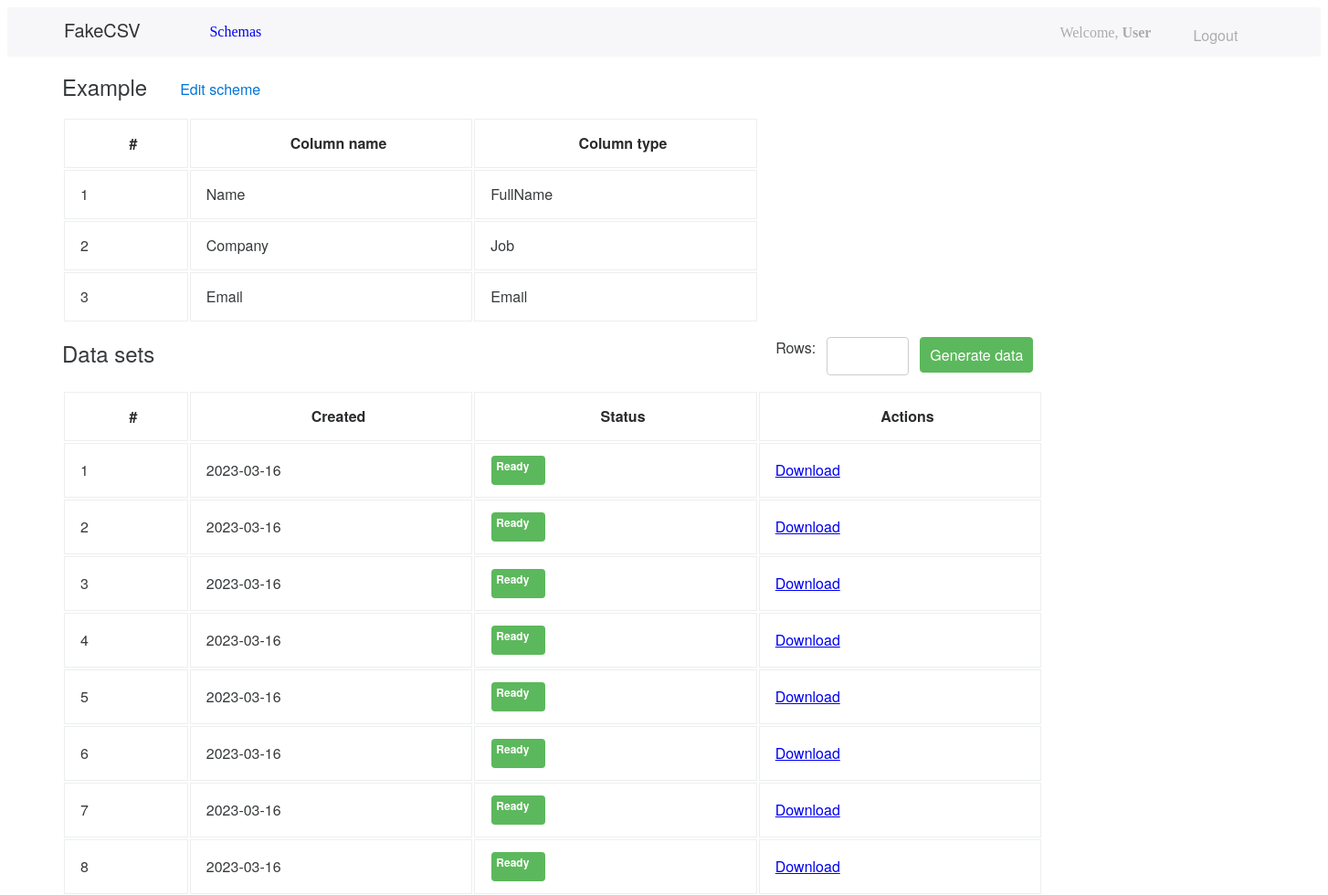
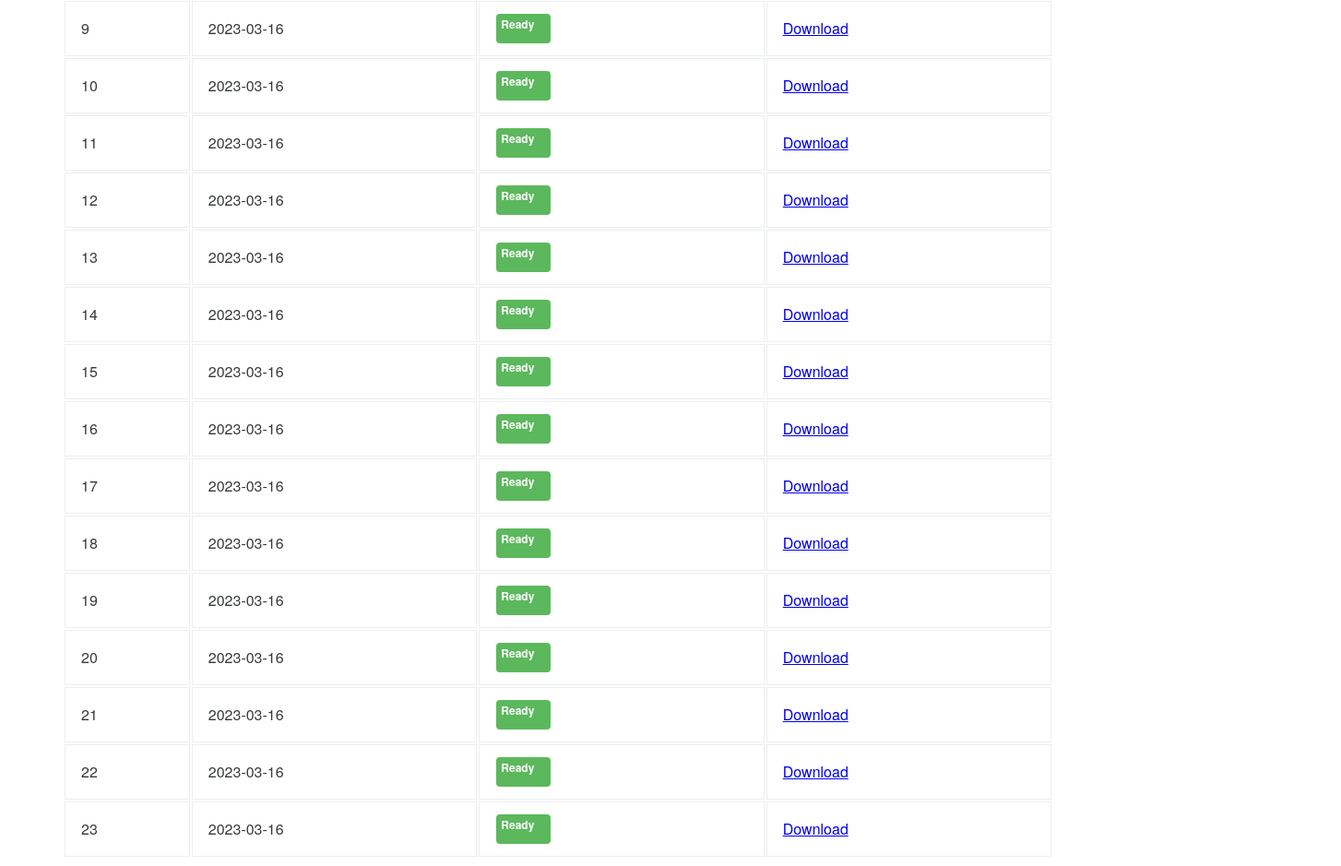
/1/dataset/ (signed in), run on an earlier commit of the app's database (2 pictures, top to bottom).
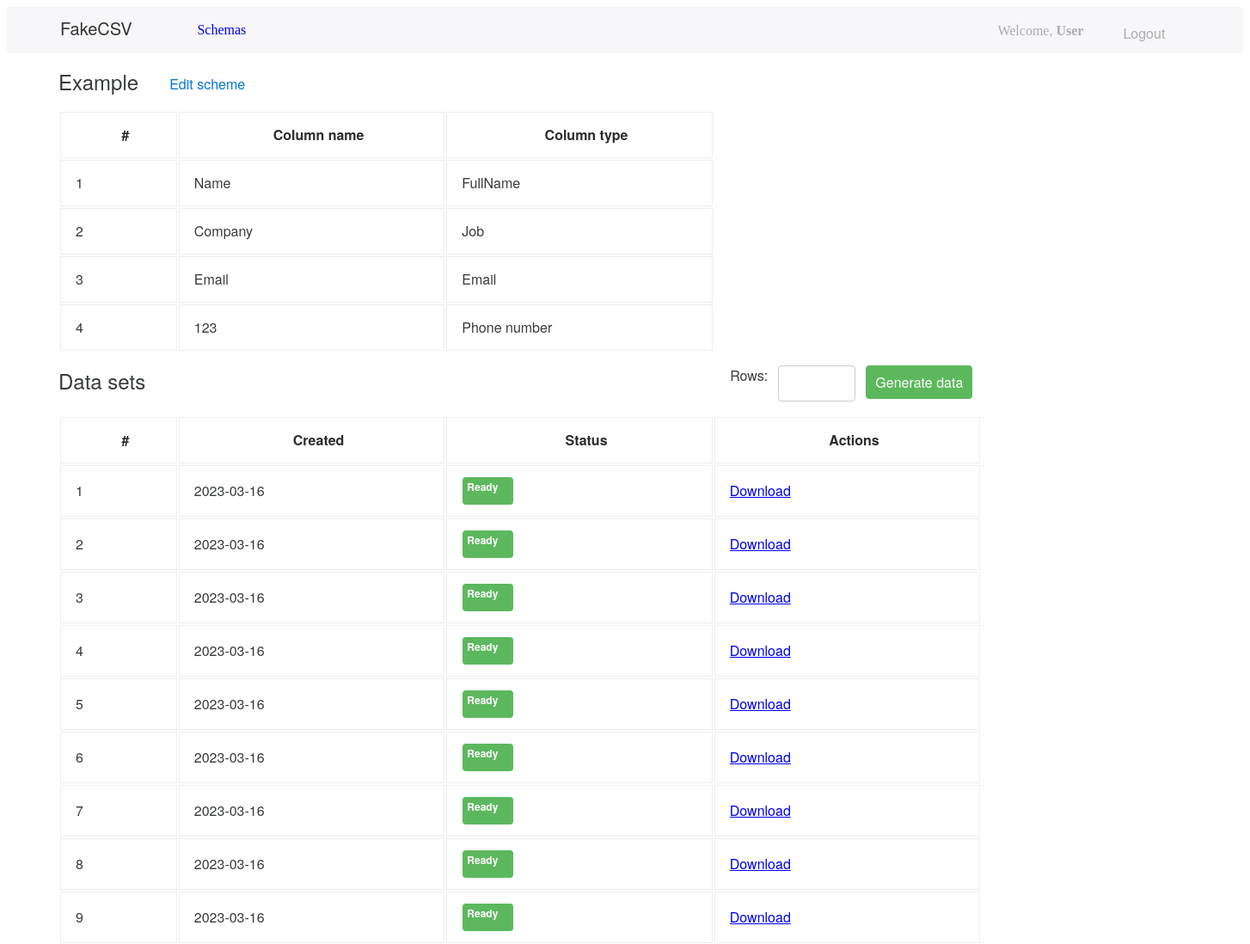
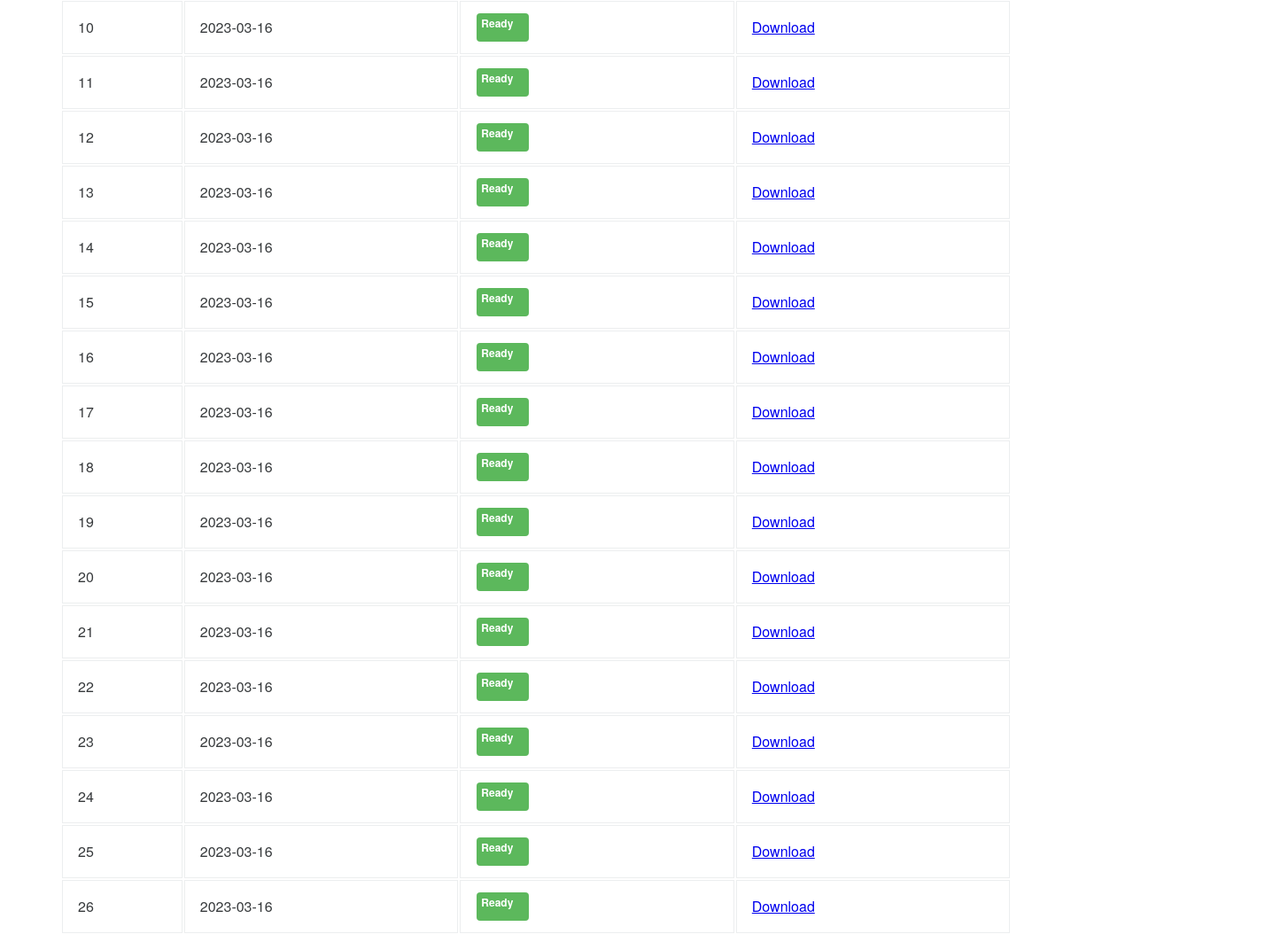
And on a later commit of the database (2 pictures, top to bottom).
### app/models.py (models this page shows, shortened)
class SchemaColumn(models.Model):
    column_id = models.AutoField(primary_key=True)
    column_name = models.TextField(max_length=128, verbose_name="Column name")
    column_type = models.ForeignKey(TypeOfData, on_delete=models.DO_NOTHING, verbose_name="Type",
                                    related_name="column_type")
    column_specific = models.TextField(max_length=64, null=True, blank=True)
    column_order = models.IntegerField(verbose_name="Order")
    class Meta:
        ordering = ["column_order"]

class TypeOfData(models.Model):
    type_id = models.AutoField(primary_key=True)
    type_name = models.TextField(max_length=64, verbose_name="Type", unique=True)
    type_specific = models.IntegerField(choices=SPECIFICATOR, default=None, null=True, blank=True)
    def __str__(self):
        return f"{self.type_name}"

class CSVDataSet(models.Model):
    csv_dataset_id = models.AutoField(primary_key=True)
    csv_dataset_created_at = models.DateField(verbose_name="Created at", auto_now=True)
    csv_dataset_status = models.IntegerField(choices=STATUS)
    csv_dataset_file = models.FileField(blank=True, null=True)

### app/views.py (the view, shortened to what this page needs)
# urls.py: re_path(r"^(?P<dataset_id>\d+)/dataset/$", views.dataset, name="dataset"),
@login_required(login_url="/login/")
@csrf_exempt
def dataset(request, dataset_id):
    current_dataset = DataSet.get_by_id(dataset_id)
    columns = current_dataset.dataset_schema.schema_columns.all()
    csv_datasets = current_dataset.dataset_csv.all()
    context = {
        "dataset": current_dataset,
        "columns": columns,
        "csv_datasets": csv_datasets,
    }
    return render(request, "dataset.html", context)

### app/models.py (called while the page is built)
    @staticmethod
    def get_by_id(dataset_id):
        return DataSet.objects.filter(dataset_id=dataset_id).first()

### template/dataset.html (shortened to what this page needs)
{% extends "base.html" %}
{% block content %}
<div class="content_add">
    <div class="content__dataset-label-block">
        <h2 class="content__dataset-label"> {{dataset.dataset_schema.schema_name}} </h2>
        <a class="content__dataset-label-link" href="{% url 'edit' schema_id=dataset.dataset_schema.schema_id %}">Edit scheme</a>
    </div>
    <table>
        <tr>
            <th class="content__th-number">#</th>
            <th class="content__th-title">Column name</th>
            <th class="content__th-action">Column type</th>
        </tr>
        {% for column in columns %}
            <tr>
                <td class="content__td-number">{{ forloop.counter }}</td>
                <td class="content__td-title">{{ column.column_name}}</td>
                <td class="content__td-action">{{ column.column_type }}</td>
            </tr>
        {% endfor %}
    </table>
    <div class = "content__dataset-label-block">
        <h2 class="content__dataset-label">Data sets</h2>
        <div class="content__dataset-row-form">
            <label for="rows">Rows:</label>
            <input class="content__dataset-input" id="rows" type="number">
            <button class="content__dataset-button-generator" href="" onclick="generateDataSet('{{dataset.dataset_id}}')">Generate data</button>
        </div>
    </div>
    <table id="id_csv_sets_table">
        <tr>
            <th class="content__th-number" >#</th>
            <th class="content__th-title">Created</th>
            <th class="content__th-modified">Status</th>
            <th class="content__th-action">Actions</th>
        </tr>
        {% for csv_dataset in csv_datasets %}
        <tr>
            <td class="content__td-number" id="id_counter" >{{ forloop.counter }}</td>
            <td class="content__td-title" >{{csv_dataset.csv_dataset_created_at|date:'Y-m-d'}}</td>
            {% if csv_dataset.csv_dataset_status == 1 %}
            <td>
                 <p id="id_status_{{forloop.counter}}" class="content__dataset-ready">Ready</p>
            </td>
            {% else %}
            <td>
                 <p  id="id_status_{{ forloop.counter }}" class="content__dataset-proccesing">Proccesing</p>
            </td>
            {% endif %}
            <td class="content__td-action" ><a class="content__dataset-link-download" href="{{ csv_dataset.csv_dataset_file.url }}">Download</a></td>
        </tr>
        {% endfor %}
    </table>
</div>
{% endblock %}

What changed in the data, as far as the page shows it:
added SchemaColumn: column_name "123", column_type "Phone number"
added CSVDataSet: csv_dataset_created_at "2023-03-16"
added CSVDataSet: csv_dataset_created_at "2023-03-16"
added CSVDataSet: csv_dataset_created_at "2023-03-16"
